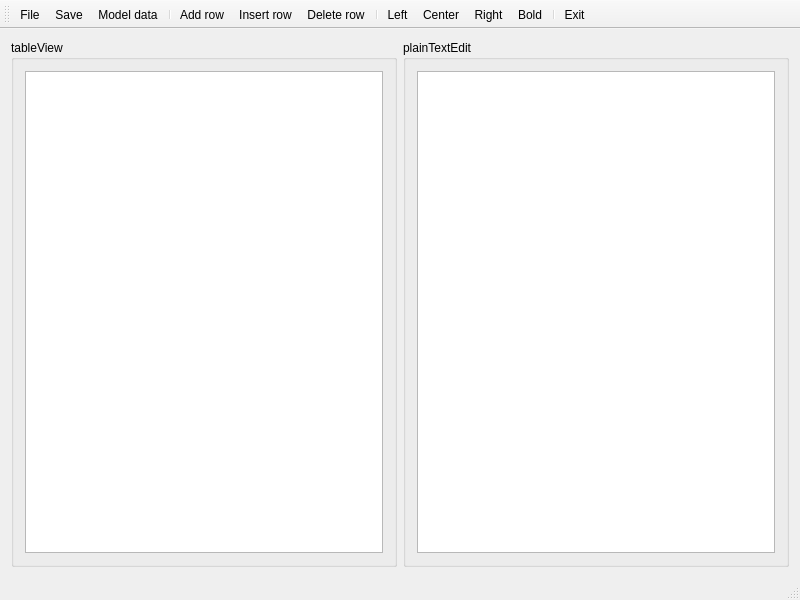
<?xml version="1.0" encoding="UTF-8"?>
<ui version="4.0">
 <class>StandardItemModel</class>
 <widget class="QMainWindow" name="StandardItemModel">
  <property name="geometry">
   <rect>
    <x>0</x>
    <y>0</y>
    <width>800</width>
    <height>600</height>
   </rect>
  </property>
  <property name="minimumSize">
   <size>
    <width>800</width>
    <height>600</height>
   </size>
  </property>
  <property name="windowTitle">
   <string>StandardItemModel</string>
  </property>
  <widget class="QWidget" name="centralWidget">
   <layout class="QHBoxLayout" name="horizontalLayout">
    <item>
     <widget class="QGroupBox" name="groupBox">
      <property name="title">
       <string>tableView</string>
      </property>
      <layout class="QVBoxLayout" name="verticalLayout">
       <item>
        <widget class="QTableView" name="tableView"/>
       </item>
      </layout>
     </widget>
    </item>
    <item>
     <widget class="QGroupBox" name="groupBox_2">
      <property name="title">
       <string>plainTextEdit</string>
      </property>
      <layout class="QVBoxLayout" name="verticalLayout_2">
       <item>
        <widget class="QPlainTextEdit" name="plainTextEdit"/>
       </item>
      </layout>
     </widget>
    </item>
   </layout>
  </widget>
  <widget class="QMenuBar" name="menuBar">
   <property name="geometry">
    <rect>
     <x>0</x>
     <y>0</y>
     <width>800</width>
     <height>17</height>
    </rect>
   </property>
  </widget>
  <widget class="QToolBar" name="mainToolBar">
   <property name="toolButtonStyle">
    <enum>Qt::ToolButtonTextUnderIcon</enum>
   </property>
   <attribute name="toolBarArea">
    <enum>TopToolBarArea</enum>
   </attribute>
   <attribute name="toolBarBreak">
    <bool>false</bool>
   </attribute>
   <addaction name="actionfile"/>
   <addaction name="actionsave"/>
   <addaction name="actionmodel_data"/>
   <addaction name="separator"/>
   <addaction name="actionAdd_row"/>
   <addaction name="actionInsert_row"/>
   <addaction name="actionDelete_row"/>
   <addaction name="separator"/>
   <addaction name="actionLeft"/>
   <addaction name="actionCenter"/>
   <addaction name="actionRight"/>
   <addaction name="actionBold"/>
   <addaction name="separator"/>
   <addaction name="actionExit"/>
  </widget>
  <widget class="QStatusBar" name="statusBar"/>
  <action name="actionfile">
   <property name="icon">
    <iconset resource="res.qrc">
     <normaloff>:/icons/open3.bmp</normaloff>:/icons/open3.bmp</iconset>
   </property>
   <property name="text">
    <string>File</string>
   </property>
  </action>
  <action name="actionsave">
   <property name="icon">
    <iconset resource="res.qrc">
     <normaloff>:/icons/save1.bmp</normaloff>:/icons/save1.bmp</iconset>
   </property>
   <property name="text">
    <string>Save</string>
   </property>
  </action>
  <action name="actionmodel_data">
   <property name="icon">
    <iconset resource="res.qrc">
     <normaloff>:/icons/copy.bmp</normaloff>:/icons/copy.bmp</iconset>
   </property>
   <property name="text">
    <string>Model data</string>
   </property>
  </action>
  <action name="actionAdd_row">
   <property name="icon">
    <iconset resource="res.qrc">
     <normaloff>:/icons/316.bmp</normaloff>:/icons/316.bmp</iconset>
   </property>
   <property name="text">
    <string>Add row</string>
   </property>
  </action>
  <action name="actionInsert_row">
   <property name="icon">
    <iconset resource="res.qrc">
     <normaloff>:/icons/306.bmp</normaloff>:/icons/306.bmp</iconset>
   </property>
   <property name="text">
    <string>Insert row</string>
   </property>
  </action>
  <action name="actionDelete_row">
   <property name="icon">
    <iconset resource="res.qrc">
     <normaloff>:/icons/delete1.bmp</normaloff>:/icons/delete1.bmp</iconset>
   </property>
   <property name="text">
    <string>Delete row</string>
   </property>
  </action>
  <action name="actionLeft">
   <property name="icon">
    <iconset resource="res.qrc">
     <normaloff>:/icons/508.bmp</normaloff>:/icons/508.bmp</iconset>
   </property>
   <property name="text">
    <string>Left</string>
   </property>
  </action>
  <action name="actionCenter">
   <property name="icon">
    <iconset resource="res.qrc">
     <normaloff>:/icons/510.bmp</normaloff>:/icons/510.bmp</iconset>
   </property>
   <property name="text">
    <string>Center</string>
   </property>
  </action>
  <action name="actionRight">
   <property name="icon">
    <iconset resource="res.qrc">
     <normaloff>:/icons/512.bmp</normaloff>:/icons/512.bmp</iconset>
   </property>
   <property name="text">
    <string>Right</string>
   </property>
  </action>
  <action name="actionBold">
   <property name="icon">
    <iconset resource="res.qrc">
     <normaloff>:/icons/500.bmp</normaloff>:/icons/500.bmp</iconset>
   </property>
   <property name="text">
    <string>Bold</string>
   </property>
  </action>
  <action name="actionExit">
   <property name="icon">
    <iconset resource="res.qrc">
     <normaloff>:/icons/exit.bmp</normaloff>:/icons/exit.bmp</iconset>
   </property>
   <property name="text">
    <string>Exit</string>
   </property>
  </action>
 </widget>
 <layoutdefault spacing="6" margin="11"/>
 <resources>
  <include location="res.qrc"/>
 </resources>
 <connections>
  <connection>
   <sender>actionExit</sender>
   <signal>triggered()</signal>
   <receiver>StandardItemModel</receiver>
   <slot>close()</slot>
   <hints>
    <hint type="sourcelabel">
     <x>-1</x>
     <y>-1</y>
    </hint>
    <hint type="destinationlabel">
     <x>399</x>
     <y>299</y>
    </hint>
   </hints>
  </connection>
 </connections>
</ui>
